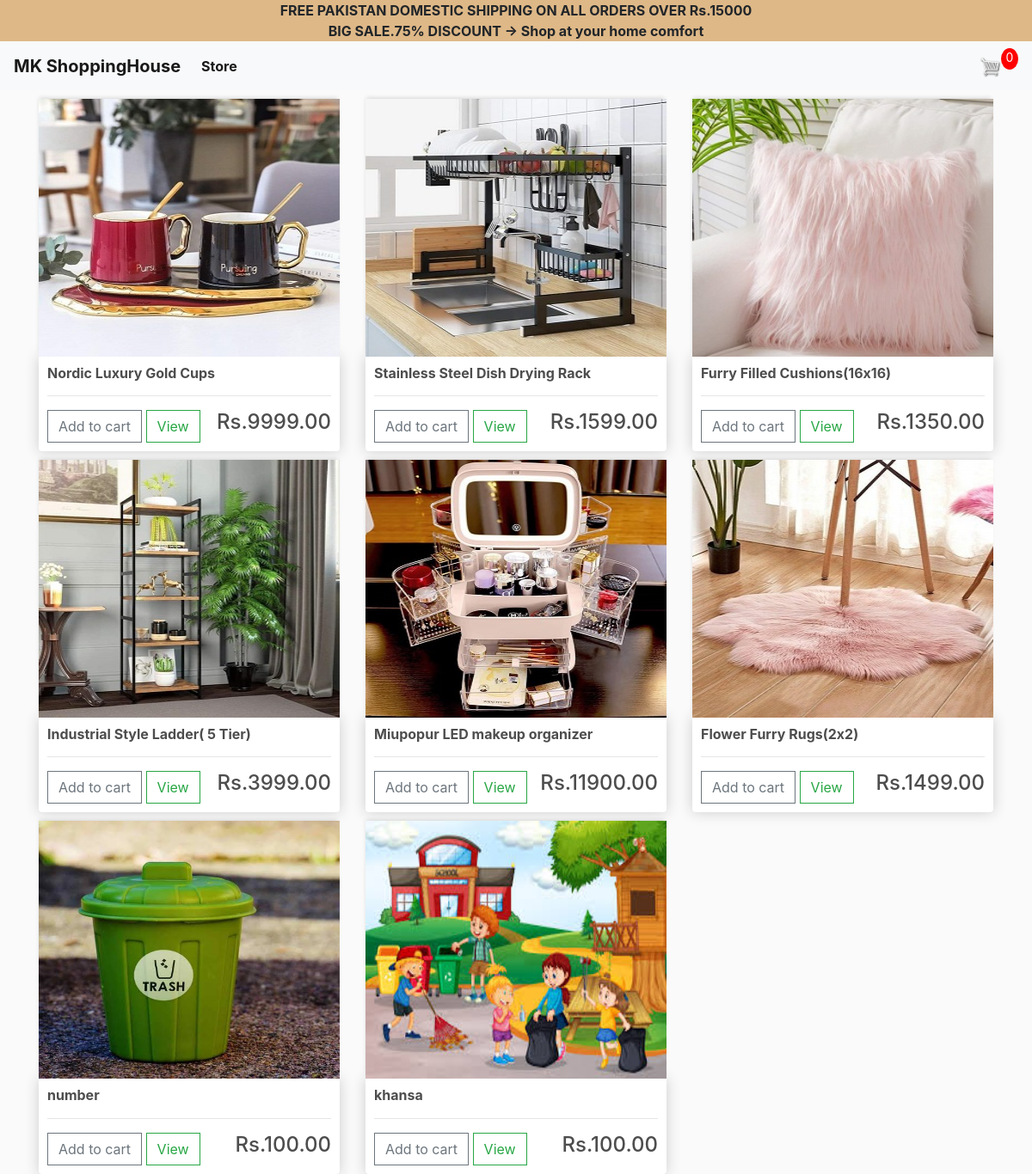
Before: / with the older database file.
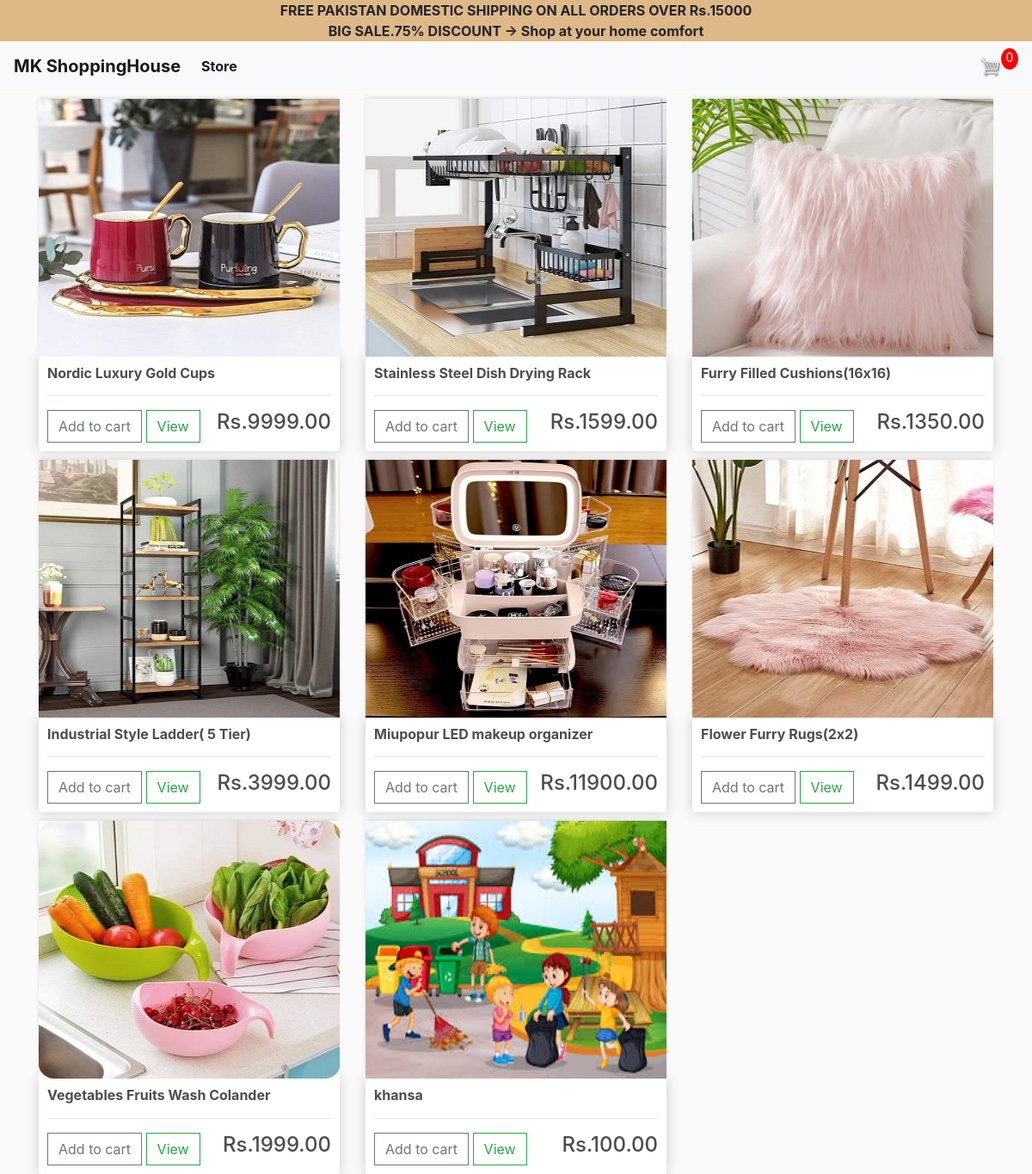
After: the same page with the newer database file.
### store/models.py (models this page shows, shortened)
class Product(models.Model):
	name = models.CharField(max_length=200,null=True)
	price = models.DecimalField(max_digits=7,decimal_places=2)
	digital = models.BooleanField(default=False,null=True, blank=False)
	image = models.ImageField(null=True, blank=True)
	@property
	def imageURL(self):
		try:
			url = self.image.url
		except:
			url = ''
		return url

### store/views.py (the view)
# urls.py: path('',include('store.urls')),
def store(request):
    data = cartData(request)
    cartItems = data['cartItems']
    products = Product.objects.all()
    context = {'products': products, 'cartItems': cartItems}
    return render(request, 'store/store.html', context)

### store/utils.py (called while the page is built, shortened)
def cookieCart(request):
    try:
        cart = json.loads(request.COOKIES['cart'])
    except:
        cart={}
    print('cart:', cart)
    items = []
    order = {'get_cart_total': 0, 'get_cart_items': 0, 'shipping': False}
    cartItems = order['get_cart_items']
    return {'cartItems':cartItems,'order':order,'items':items}

def cartData(request):
    if request.user.is_authenticated:
        customer=request.user.customer
        order,created=Order.objects.get_or_create(customer=customer,complete=False)
        items=order.orderitem_set.all()
        cartItems=order.get_cart_items
    else:
        cookieData=cookieCart(request)
        cartItems=cookieData['cartItems']
        order=cookieData['order']
        items=cookieData['items']
    return {'items':items,'order': order,'cartItems':cartItems}

### store/templates/store/store.html
{% extends 'store/main.html' %}
{% load static %}
{% block content %}
<div class="row">
    {% for product in products %}
    <div class="col-lg-4">
        <img class=" thumbnail" src="{{product.imageURL}}">
        <div class="box-element product">
            <h6><strong>{{product.name}}</strong></h6>
            <hr>
            <button data-product="{{product.id}}" data-action="add" class="btn btn-outline-secondary add-btn update-cart">Add to cart</button>
            <a href="{%  url 'cart' %}" class="btn btn-outline-success ">View</a>
            <h4 style="display: inline-block;float:right" >Rs.{{product.price|floatformat:2}}</h4>
        </div>
    </div>
    {% endfor %}
</div>
{% endblock content %}

### store/templates/store/main.html (shortened to what this page needs)
<!DOCTYPE html>
{% load static %}
<html lang="en">
<head>
  <link rel="stylesheet" href="https://stackpath.bootstrapcdn.com/bootstrap/4.4.1/css/bootstrap.min.css"
>
  <link rel="stylesheet" type="text/css" href="{% static 'css/main.css' %}">
</head>
<body>
  <div class="im">
 <h7 ><strong>FREE PAKISTAN DOMESTIC SHIPPING ON ALL ORDERS OVER Rs.15000</strong> <br><strong>BIG SALE.75% DISCOUNT &#8594;   Shop at your home comfort</strong>  </h7></div>
  <nav class="navbar navbar-expand-lg navbar-light bg-light">
    <a class="navbar-brand" href="{%url 'store' %}"><strong>MK ShoppingHouse </strong></a>
    <div class="collapse navbar-collapse" id="navbarSupportedContent">
      <ul class="navbar-nav mr-auto">
        <li class="nav-item active">
          <a class="nav-link" href="{% url 'store'%}"><strong>Store</strong> <span class="sr-only">(current)</span></a>
        </li>
      </ul>
      <div class="form-inline my-2 my-lg-0">
        <a href="{% url 'cart'%}">
          <img id="cart-icon" src="{%static 'images/cart.png'%}">
        </a>
        <p id="cart-total">{{cartItems}}</p>
      </div>
    </div>
  </nav>
  <div class="container">
    {%block content%}
    {%endblock content%}
  </div>
</body>
</html>

### static/css/main.css (style rules this page uses)
body { background-color: hsl(0, 0%, 98%); }
h1,h2,h3,h4,h5,h6 { color:hsl(0, 0%, 30%); }
.box-element { box-shadow:hsl(0, 0%, 80%) 0 0 16px; background-color: #fff; border-radius: 4px; padding: 10px; -webkit-border-radius: 4px; -moz-border-radius: 4px; -ms-border-radius: 4px; -o-border-radius: 4px; }
.thumbnail { width: 100%; height: 300px; -webkit-box-shadow: -1px -3px 5px -2px rgba(214,214,214,1); -moz-box-shadow: -1px -3px 5px -2px rgba(214,214,214,1); box-shadow: -1px -3px 5px -2px rgba(214,214,214,1); }
.product { border-radius: 0 0 4px 4px; }
#cart-icon { width:25px; display: inline-block; margin-left: 15px; }
#cart-total { display: block; text-align: center; color:#fff; background-color: red; width: 20px; height: 25px; border-radius: 50%; font-size: 14px; }
.col-lg-4, .col-lg-6, .col-lg-8, .col-lg-12 { margin-top: 10px; }
.im { background-color:burlywood; text-align: center; }
.btn { border-radius: 0; }

Changed rows visible on the page:
removed Product: imageURL (picture), name "number", price "100.00"
added Product: imageURL (picture), name "Vegetables Fruits Wash Colander", price "1999.00"
